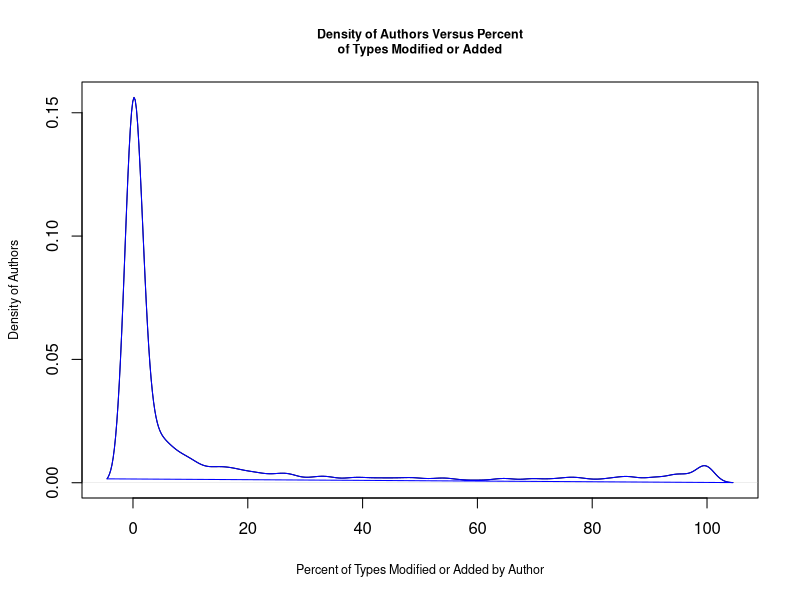
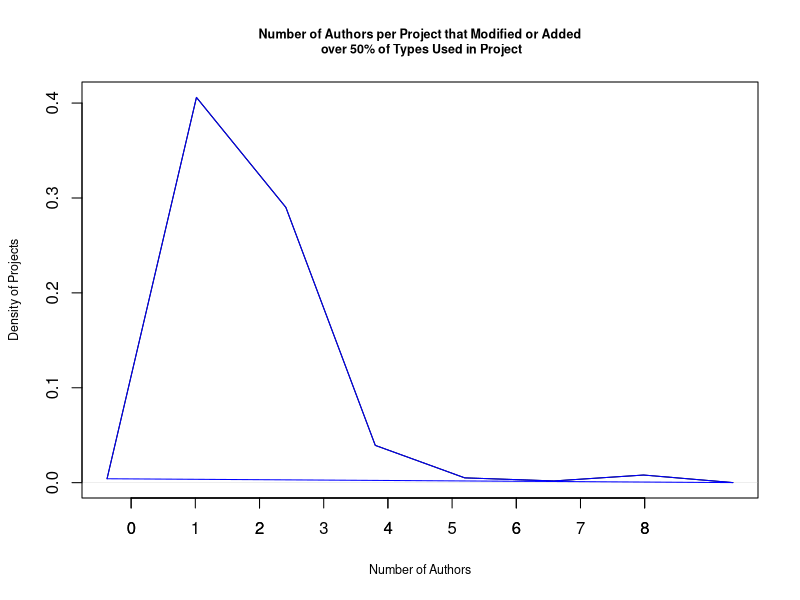
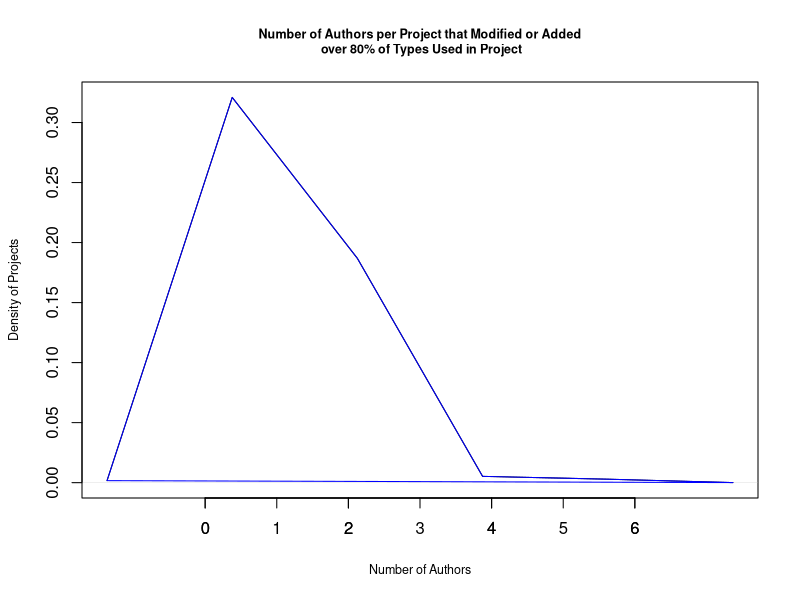
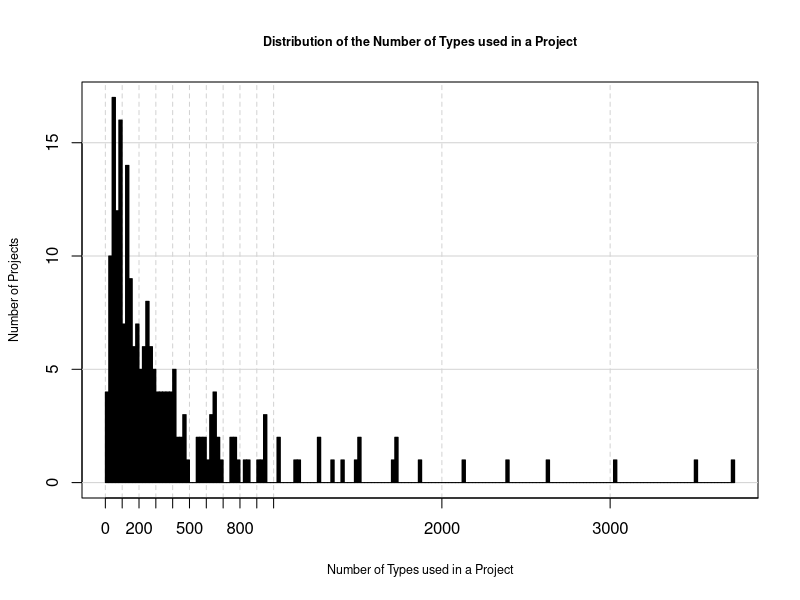
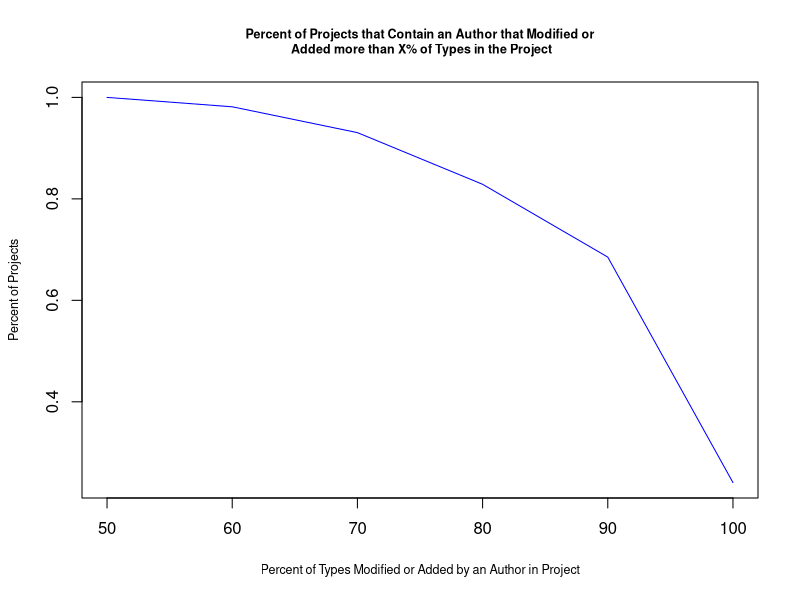

Source code (R) for these figures, in order:
X11()

csv <- read.csv(file="libs_stats.csv",head=TRUE,sep=",")
csv[,5] <- NULL

summary(csv)

jpeg(filename="lib_stats_dist.jpg", width = 4, height = 4, units = 'in', res = 600)
# Filled Density Plot
d <- density(csv$Percent.of.Libs.Used)
plot(d, 
	main="Density of Authors Versus Percent\nof Types Modified or Added", 
	xlab='Percent of Types Modified or Added by Author', 
	ylab='Density of Authors', cex.main=0.75, cex.lab=0.75)
polygon(d, border="blue")
dev.off()

Counts <- c()
Threshold50 <- c()
Threshold80 <- c()
for (i in csv$Project){
    Counts <- c(Counts, sum(csv$Project == i))
    Threshold50 <- c(Threshold50, sum(csv[which(csv$Project == i), 3] > 50.0))
    Threshold80 <- c(Threshold80, sum(csv[which(csv$Project == i), 3] > 80.0))
}

csv[, "Authors.Per.Project"] <- Counts
csv[, "Threshold50"] <- Threshold50
csv[, "Threshold80"] <- Threshold80

dd <- csv[!duplicated( csv[ , 1 ] ),]
summary(dd$Authors.Per.Project)
summary(dd$Threshold50)
summary(dd$Threshold80)

jpeg(filename="lib_stats_Threshold50_dist.jpg", width = 4, height = 4, units = 'in', res = 600)
# Filled Density Plot
d <- density(dd$Threshold50, adjust=2, n=8)
plot(d,
	main="Number of Authors per Project that Modified or Added\n over 50% of Types Used in Project", 
	xlab='Number of Authors', 
	ylab='Density of Projects', cex.main=0.75, cex.lab=0.75)
polygon(d, border="blue")
axis(side=1, at=c(0, 1, 2, 3, 4, 5, 6, 7, 8))
dev.off()

jpeg(filename="lib_stats_Threshold80_dist.jpg", width = 4, height = 4, units = 'in', res = 600)
# Filled Density Plot
d <- density(dd$Threshold80, adjust=2, n=6)
plot(d,
	main="Number of Authors per Project that Modified or Added\n over 80% of Types Used in Project", 
	xlab='Number of Authors', 
	ylab='Density of Projects', cex.main=0.75, cex.lab=0.75)
polygon(d, border="blue")
axis(side=1, at=c(0, 1, 2, 3, 4, 5, 6))
dev.off()

jpeg(filename="lib_stats_number_of_libraries_dist.jpg", width = 4, height = 4, units = 'in', res = 600)
# Filled Density Plot
breaks <- c(0,100,200,300,400,500,600,700,800,900,1000,2000,3000,4000,5000)
H <- hist(dd$Number.of.Libraries[dd$Number.of.Libraries < 5000], breaks=256, plot=F)

plot(H$mids,H$counts,type="n",
    xaxt="n",
	main="Distribution of the Number of Types used in a Project", 
	xlab='Number of Types used in a Project', 
	ylab='Number of Projects', cex.main=0.75, cex.lab=0.75)
abline(v=breaks,col="lightgrey",lty=2)
abline(h=pretty(H$counts),col="lightgrey")
plot(H,add=T,freq=T,col="black")
#Creation X axis
axis(1, breaks,labels=breaks)
dev.off()


c100 <- 0
c90 <- 0
c80 <- 0
c70 <- 0
c60 <- 0
c50 <- 0
projects <- unique(csv[, "Project"])

for (i in projects){
	p <- csv[csv$Project == i,3]
	if (any(p==100)){
		c100 <- c100 + 1
	}
	if (any(p>=90)){
		c90 <- c90 + 1
	}
	if (any(p>=80)){
		c80 <- c80 + 1
	}
	if (any(p>=70)){
		c70 <- c70 + 1
	}
	if (any(p>=60)){
		c60 <- c60 + 1
	}
	if (any(p>=50)){
		c50 <- c50 + 1
	}
}

X <- c(c50, c60, c70, c80, c90, c100)
X <- X/length(projects)

jpeg(filename="lib_stats_count_authors_percent_per_project.jpg", width = 4, height = 4, units = 'in', res = 600)
plot(c(50, 60, 70, 80, 90, 100), X, type="l", col="blue",
	main="Percent of Projects that Contain an Author that Modified or\n Added more than X% of Types in the Project", 
	xlab='Percent of Types Modified or Added by an Author in Project', 
	ylab='Percent of Projects', cex.main=0.75, cex.lab=0.75)
dev.off()

##Go through each row and determine if a value is zero
row_sub <- apply(csv, 1, function(row) row[3] > 0.001 )

##Subset as usual
no_zero_csv <- csv[row_sub,]

summary(no_zero_csv)
